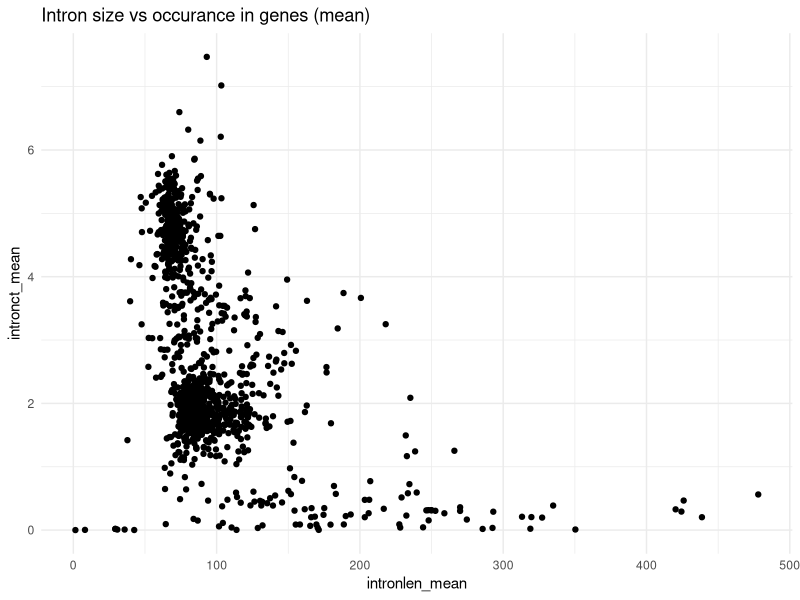
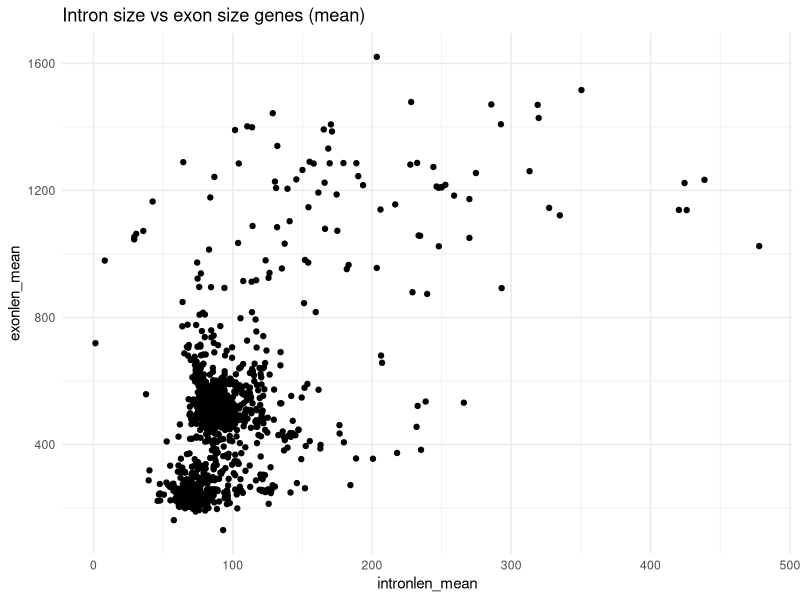
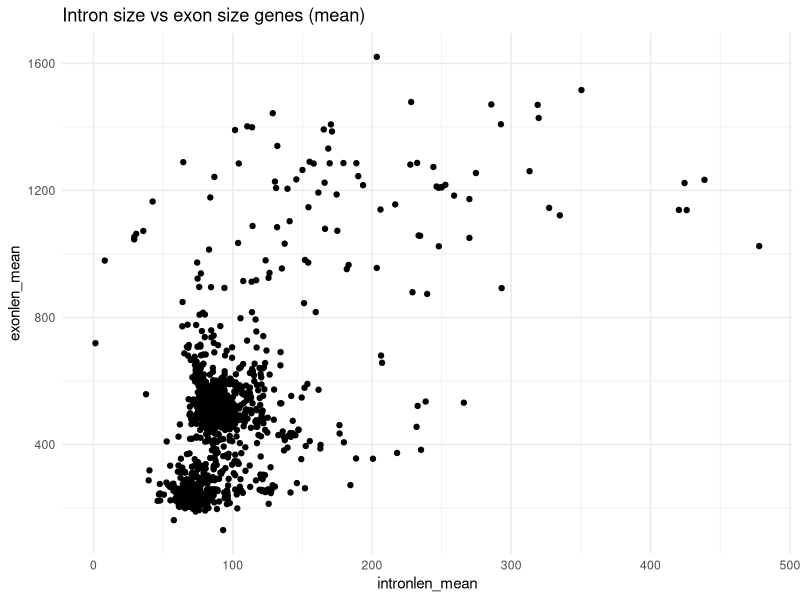
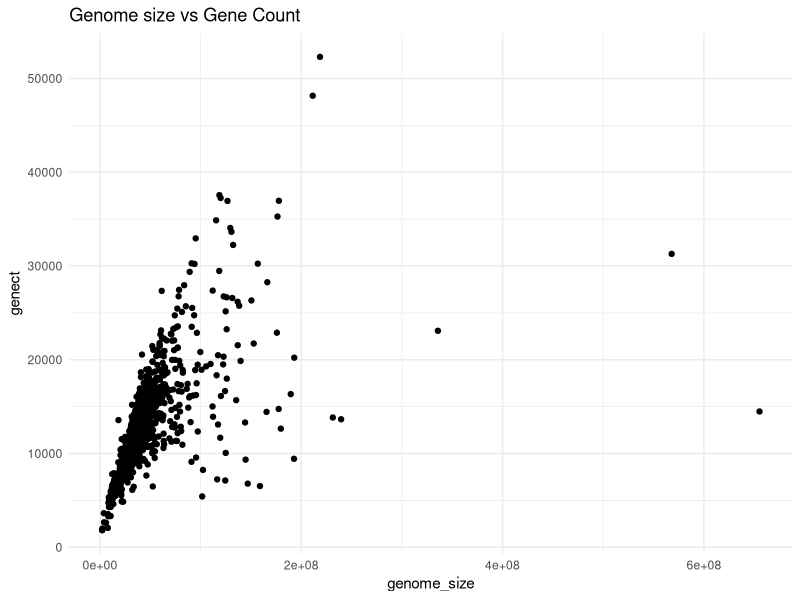

These charts were generated, in order, by the following R code:
library(ggplot2)
library(gridExtra)
library(dplyr)
library(RColorBrewer)

sumstats = read.csv("sumstats_jgi.csv",header=TRUE,stringsAsFactors=TRUE)
pdf(sprintf("%s/%s","plots","summary_stats.pdf"),onefile=TRUE)

p <- ggplot(sumstats, aes(x=intronlen_mean,y=intronct_mean)) + geom_point() + 
  theme_minimal() + ggtitle("Intron size vs occurance in genes (mean)") +
    scale_color_brewer(palette="Set1") + theme(legend.position="none")
print(p)

p <- ggplot(sumstats, aes(x=intronlen_mean,y=exonlen_mean)) + geom_point() + 
  theme_minimal() + ggtitle("Intron size vs exon size genes (mean)") +
    scale_color_brewer(palette="Set1") + theme(legend.position="none")
print(p)


p <- ggplot(sumstats, aes(x=intronlen_mean,y=exonlen_mean)) + geom_point() + 
  theme_minimal() + ggtitle("Intron size vs exon size genes (mean)") +
    scale_color_brewer(palette="Set1") + theme(legend.position="none")
print(p)

p <- ggplot(sumstats, aes(x=genome_size,y=genect)) + geom_point() + 
  theme_minimal() + ggtitle("Genome size vs Gene Count") +
    scale_color_brewer(palette="Set1") + theme(legend.position="none")
print(p)
